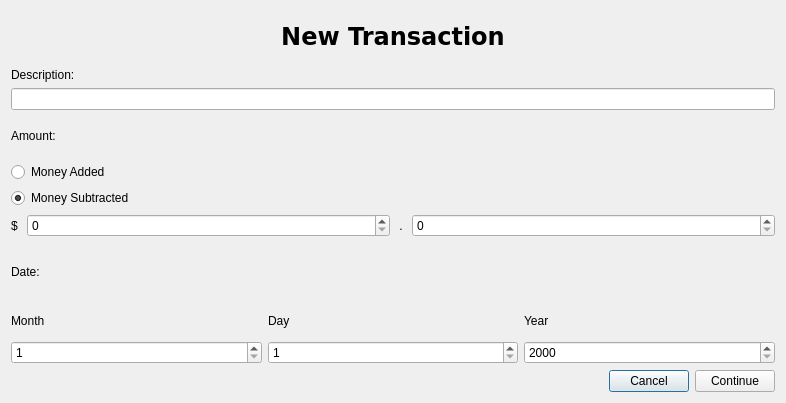
<?xml version="1.0" encoding="UTF-8"?>
<ui version="4.0">
 <class>AddTransactionDialog</class>
 <widget class="QDialog" name="AddTransactionDialog">
  <property name="geometry">
   <rect>
    <x>0</x>
    <y>0</y>
    <width>786</width>
    <height>403</height>
   </rect>
  </property>
  <property name="windowTitle">
   <string>Add Transaction</string>
  </property>
  <layout class="QVBoxLayout" name="verticalLayout">
   <item>
    <widget class="QLabel" name="label">
     <property name="maximumSize">
      <size>
       <width>16777215</width>
       <height>50</height>
      </size>
     </property>
     <property name="font">
      <font>
       <family>Verdana</family>
       <pointsize>18</pointsize>
       <bold>true</bold>
      </font>
     </property>
     <property name="text">
      <string>New Transaction</string>
     </property>
     <property name="alignment">
      <set>Qt::AlignCenter</set>
     </property>
    </widget>
   </item>
   <item>
    <layout class="QVBoxLayout" name="verticalLayout_2">
     <item>
      <widget class="QLabel" name="label_2">
       <property name="maximumSize">
        <size>
         <width>16777215</width>
         <height>15</height>
        </size>
       </property>
       <property name="text">
        <string>Description:</string>
       </property>
      </widget>
     </item>
     <item>
      <widget class="QLineEdit" name="descriptionLineEdit"/>
     </item>
    </layout>
   </item>
   <item>
    <layout class="QVBoxLayout" name="verticalLayout_3">
     <item>
      <widget class="QLabel" name="label_3">
       <property name="text">
        <string>Amount:</string>
       </property>
      </widget>
     </item>
     <item>
      <layout class="QVBoxLayout" name="verticalLayout_4">
       <item>
        <widget class="QRadioButton" name="moneyAddedRB">
         <property name="text">
          <string>Money Added</string>
         </property>
        </widget>
       </item>
       <item>
        <widget class="QRadioButton" name="moneySubtractedRB">
         <property name="text">
          <string>Money Subtracted</string>
         </property>
         <property name="checked">
          <bool>true</bool>
         </property>
        </widget>
       </item>
       <item>
        <layout class="QHBoxLayout" name="horizontalLayout">
         <item>
          <widget class="QLabel" name="label_4">
           <property name="maximumSize">
            <size>
             <width>10</width>
             <height>16777215</height>
            </size>
           </property>
           <property name="text">
            <string>$</string>
           </property>
          </widget>
         </item>
         <item>
          <widget class="QSpinBox" name="dollarSpinBox">
           <property name="maximum">
            <number>10000</number>
           </property>
          </widget>
         </item>
         <item>
          <widget class="QLabel" name="label_5">
           <property name="maximumSize">
            <size>
             <width>10</width>
             <height>16777215</height>
            </size>
           </property>
           <property name="text">
            <string> .</string>
           </property>
          </widget>
         </item>
         <item>
          <widget class="QSpinBox" name="changeSpinBox"/>
         </item>
        </layout>
       </item>
      </layout>
     </item>
    </layout>
   </item>
   <item>
    <layout class="QVBoxLayout" name="verticalLayout_5">
     <item>
      <widget class="QLabel" name="label_6">
       <property name="text">
        <string>Date:</string>
       </property>
      </widget>
     </item>
     <item>
      <layout class="QGridLayout" name="gridLayout">
       <item row="0" column="2">
        <widget class="QLabel" name="label_9">
         <property name="text">
          <string>Year</string>
         </property>
        </widget>
       </item>
       <item row="0" column="0">
        <widget class="QLabel" name="label_7">
         <property name="text">
          <string>Month</string>
         </property>
        </widget>
       </item>
       <item row="0" column="1">
        <widget class="QLabel" name="label_8">
         <property name="text">
          <string>Day</string>
         </property>
        </widget>
       </item>
       <item row="1" column="0">
        <widget class="QSpinBox" name="monthSpinBox">
         <property name="minimum">
          <number>1</number>
         </property>
         <property name="maximum">
          <number>12</number>
         </property>
        </widget>
       </item>
       <item row="1" column="1">
        <widget class="QSpinBox" name="daySpinBox">
         <property name="minimum">
          <number>1</number>
         </property>
         <property name="maximum">
          <number>31</number>
         </property>
        </widget>
       </item>
       <item row="1" column="2">
        <widget class="QSpinBox" name="yearSpinBox">
         <property name="minimum">
          <number>2000</number>
         </property>
         <property name="maximum">
          <number>2322</number>
         </property>
        </widget>
       </item>
      </layout>
     </item>
    </layout>
   </item>
   <item>
    <layout class="QHBoxLayout" name="horizontalLayout_3">
     <item>
      <spacer name="horizontalSpacer">
       <property name="orientation">
        <enum>Qt::Horizontal</enum>
       </property>
       <property name="sizeHint" stdset="0">
        <size>
         <width>40</width>
         <height>20</height>
        </size>
       </property>
      </spacer>
     </item>
     <item>
      <widget class="QPushButton" name="cancelButton">
       <property name="text">
        <string>Cancel</string>
       </property>
      </widget>
     </item>
     <item>
      <widget class="QPushButton" name="continueButton">
       <property name="text">
        <string>Continue</string>
       </property>
      </widget>
     </item>
    </layout>
   </item>
  </layout>
 </widget>
 <resources/>
 <connections/>
</ui>
